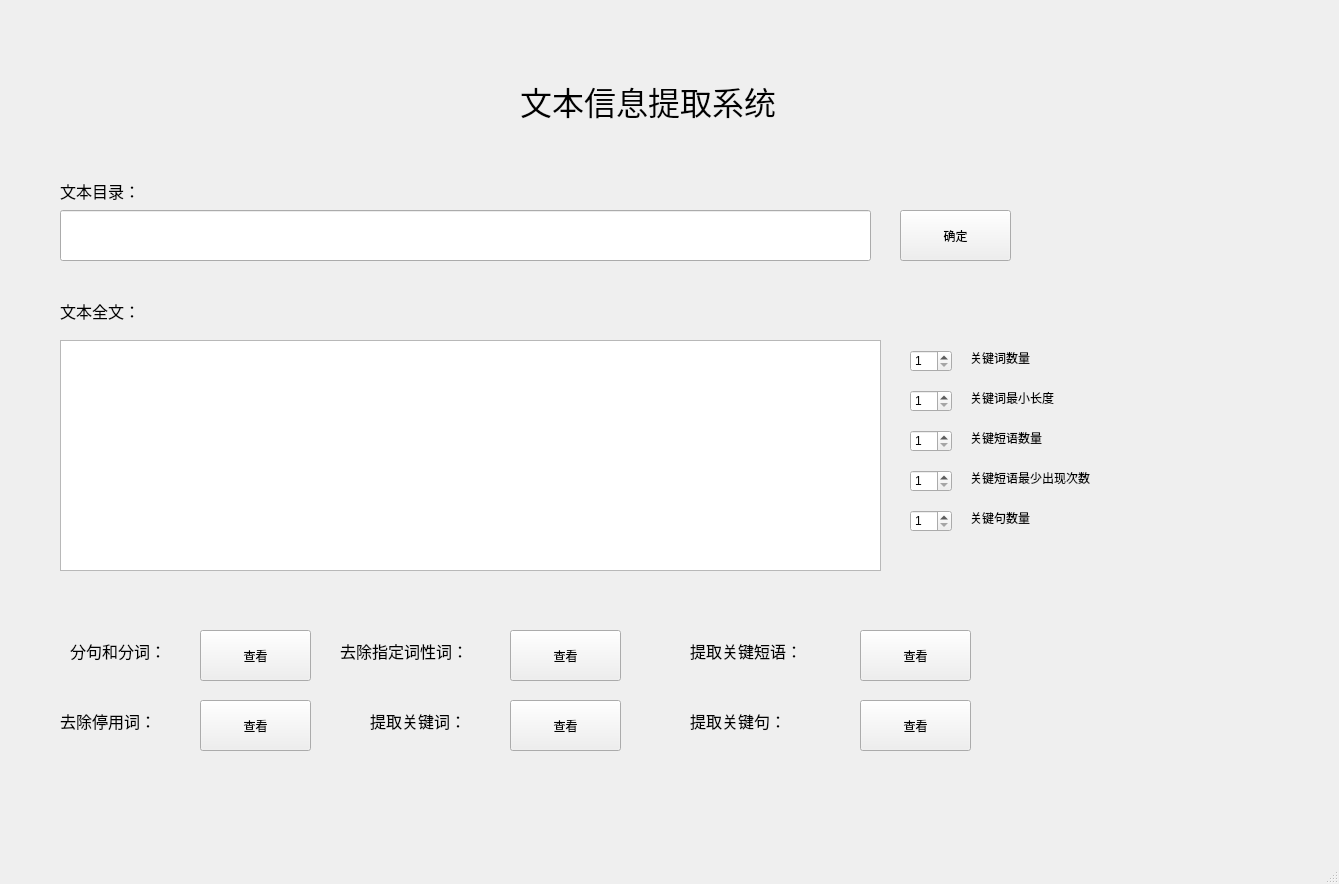
<?xml version="1.0" encoding="UTF-8"?>
<ui version="4.0">
 <class>MainWindow</class>
 <widget class="QMainWindow" name="MainWindow">
  <property name="geometry">
   <rect>
    <x>0</x>
    <y>0</y>
    <width>1339</width>
    <height>884</height>
   </rect>
  </property>
  <property name="windowTitle">
   <string>MainWindow</string>
  </property>
  <widget class="QWidget" name="centralwidget">
   <widget class="QLabel" name="label">
    <property name="geometry">
     <rect>
      <x>520</x>
      <y>60</y>
      <width>331</width>
      <height>81</height>
     </rect>
    </property>
    <property name="font">
     <font>
      <family>楷体</family>
      <pointsize>24</pointsize>
     </font>
    </property>
    <property name="text">
     <string>文本信息提取系统</string>
    </property>
   </widget>
   <widget class="QLineEdit" name="lineEdit">
    <property name="geometry">
     <rect>
      <x>60</x>
      <y>210</y>
      <width>811</width>
      <height>51</height>
     </rect>
    </property>
    <property name="font">
     <font>
      <family>宋体</family>
      <pointsize>12</pointsize>
     </font>
    </property>
   </widget>
   <widget class="QLabel" name="label_2">
    <property name="geometry">
     <rect>
      <x>60</x>
      <y>180</y>
      <width>181</width>
      <height>21</height>
     </rect>
    </property>
    <property name="font">
     <font>
      <family>宋体</family>
      <pointsize>12</pointsize>
     </font>
    </property>
    <property name="text">
     <string>文本目录：</string>
    </property>
   </widget>
   <widget class="QPushButton" name="pushButton">
    <property name="geometry">
     <rect>
      <x>900</x>
      <y>210</y>
      <width>111</width>
      <height>51</height>
     </rect>
    </property>
    <property name="text">
     <string>确定</string>
    </property>
   </widget>
   <widget class="QLabel" name="label_3">
    <property name="geometry">
     <rect>
      <x>60</x>
      <y>300</y>
      <width>181</width>
      <height>21</height>
     </rect>
    </property>
    <property name="font">
     <font>
      <family>宋体</family>
      <pointsize>12</pointsize>
     </font>
    </property>
    <property name="text">
     <string>文本全文：</string>
    </property>
   </widget>
   <widget class="QTextBrowser" name="textBrowser">
    <property name="geometry">
     <rect>
      <x>60</x>
      <y>340</y>
      <width>821</width>
      <height>231</height>
     </rect>
    </property>
    <property name="font">
     <font>
      <family>宋体</family>
      <pointsize>12</pointsize>
     </font>
    </property>
   </widget>
   <widget class="QPushButton" name="pushButton_2">
    <property name="geometry">
     <rect>
      <x>200</x>
      <y>630</y>
      <width>111</width>
      <height>51</height>
     </rect>
    </property>
    <property name="text">
     <string>查看</string>
    </property>
   </widget>
   <widget class="QLabel" name="label_4">
    <property name="geometry">
     <rect>
      <x>70</x>
      <y>640</y>
      <width>181</width>
      <height>21</height>
     </rect>
    </property>
    <property name="font">
     <font>
      <family>宋体</family>
      <pointsize>12</pointsize>
     </font>
    </property>
    <property name="text">
     <string>分句和分词：</string>
    </property>
   </widget>
   <widget class="QLabel" name="label_5">
    <property name="geometry">
     <rect>
      <x>60</x>
      <y>710</y>
      <width>181</width>
      <height>21</height>
     </rect>
    </property>
    <property name="font">
     <font>
      <family>宋体</family>
      <pointsize>12</pointsize>
     </font>
    </property>
    <property name="text">
     <string>去除停用词：</string>
    </property>
   </widget>
   <widget class="QPushButton" name="pushButton_3">
    <property name="geometry">
     <rect>
      <x>200</x>
      <y>700</y>
      <width>111</width>
      <height>51</height>
     </rect>
    </property>
    <property name="text">
     <string>查看</string>
    </property>
   </widget>
   <widget class="QPushButton" name="pushButton_4">
    <property name="geometry">
     <rect>
      <x>510</x>
      <y>630</y>
      <width>111</width>
      <height>51</height>
     </rect>
    </property>
    <property name="text">
     <string>查看</string>
    </property>
   </widget>
   <widget class="QLabel" name="label_6">
    <property name="geometry">
     <rect>
      <x>340</x>
      <y>640</y>
      <width>181</width>
      <height>21</height>
     </rect>
    </property>
    <property name="font">
     <font>
      <family>宋体</family>
      <pointsize>12</pointsize>
     </font>
    </property>
    <property name="text">
     <string>去除指定词性词：</string>
    </property>
   </widget>
   <widget class="QPushButton" name="pushButton_5">
    <property name="geometry">
     <rect>
      <x>510</x>
      <y>700</y>
      <width>111</width>
      <height>51</height>
     </rect>
    </property>
    <property name="text">
     <string>查看</string>
    </property>
   </widget>
   <widget class="QLabel" name="label_7">
    <property name="geometry">
     <rect>
      <x>370</x>
      <y>710</y>
      <width>181</width>
      <height>21</height>
     </rect>
    </property>
    <property name="font">
     <font>
      <family>宋体</family>
      <pointsize>12</pointsize>
     </font>
    </property>
    <property name="text">
     <string>提取关键词：</string>
    </property>
   </widget>
   <widget class="QPushButton" name="pushButton_6">
    <property name="geometry">
     <rect>
      <x>860</x>
      <y>630</y>
      <width>111</width>
      <height>51</height>
     </rect>
    </property>
    <property name="text">
     <string>查看</string>
    </property>
   </widget>
   <widget class="QPushButton" name="pushButton_7">
    <property name="geometry">
     <rect>
      <x>860</x>
      <y>700</y>
      <width>111</width>
      <height>51</height>
     </rect>
    </property>
    <property name="text">
     <string>查看</string>
    </property>
   </widget>
   <widget class="QLabel" name="label_8">
    <property name="geometry">
     <rect>
      <x>690</x>
      <y>640</y>
      <width>181</width>
      <height>21</height>
     </rect>
    </property>
    <property name="font">
     <font>
      <family>宋体</family>
      <pointsize>12</pointsize>
     </font>
    </property>
    <property name="text">
     <string>提取关键短语：</string>
    </property>
   </widget>
   <widget class="QLabel" name="label_9">
    <property name="geometry">
     <rect>
      <x>690</x>
      <y>710</y>
      <width>181</width>
      <height>21</height>
     </rect>
    </property>
    <property name="font">
     <font>
      <family>宋体</family>
      <pointsize>12</pointsize>
     </font>
    </property>
    <property name="text">
     <string>提取关键句：</string>
    </property>
   </widget>
   <widget class="QSpinBox" name="spinBox">
    <property name="geometry">
     <rect>
      <x>910</x>
      <y>350</y>
      <width>42</width>
      <height>22</height>
     </rect>
    </property>
    <property name="minimum">
     <number>1</number>
    </property>
    <property name="maximum">
     <number>10</number>
    </property>
   </widget>
   <widget class="QLabel" name="label_10">
    <property name="geometry">
     <rect>
      <x>970</x>
      <y>350</y>
      <width>72</width>
      <height>15</height>
     </rect>
    </property>
    <property name="font">
     <font>
      <family>宋体</family>
     </font>
    </property>
    <property name="text">
     <string>关键词数量</string>
    </property>
   </widget>
   <widget class="QLabel" name="label_11">
    <property name="geometry">
     <rect>
      <x>970</x>
      <y>390</y>
      <width>121</width>
      <height>16</height>
     </rect>
    </property>
    <property name="font">
     <font>
      <family>宋体</family>
     </font>
    </property>
    <property name="text">
     <string>关键词最小长度</string>
    </property>
   </widget>
   <widget class="QLabel" name="label_12">
    <property name="geometry">
     <rect>
      <x>970</x>
      <y>430</y>
      <width>121</width>
      <height>16</height>
     </rect>
    </property>
    <property name="font">
     <font>
      <family>宋体</family>
     </font>
    </property>
    <property name="text">
     <string>关键短语数量</string>
    </property>
   </widget>
   <widget class="QSpinBox" name="spinBox_2">
    <property name="geometry">
     <rect>
      <x>910</x>
      <y>390</y>
      <width>42</width>
      <height>22</height>
     </rect>
    </property>
    <property name="minimum">
     <number>1</number>
    </property>
    <property name="maximum">
     <number>2</number>
    </property>
   </widget>
   <widget class="QLabel" name="label_13">
    <property name="geometry">
     <rect>
      <x>970</x>
      <y>470</y>
      <width>161</width>
      <height>16</height>
     </rect>
    </property>
    <property name="font">
     <font>
      <family>宋体</family>
     </font>
    </property>
    <property name="text">
     <string>关键短语最少出现次数</string>
    </property>
   </widget>
   <widget class="QSpinBox" name="spinBox_3">
    <property name="geometry">
     <rect>
      <x>910</x>
      <y>430</y>
      <width>42</width>
      <height>22</height>
     </rect>
    </property>
    <property name="minimum">
     <number>1</number>
    </property>
    <property name="maximum">
     <number>5</number>
    </property>
   </widget>
   <widget class="QSpinBox" name="spinBox_4">
    <property name="geometry">
     <rect>
      <x>910</x>
      <y>470</y>
      <width>42</width>
      <height>22</height>
     </rect>
    </property>
    <property name="minimum">
     <number>1</number>
    </property>
    <property name="maximum">
     <number>2</number>
    </property>
   </widget>
   <widget class="QLabel" name="label_14">
    <property name="geometry">
     <rect>
      <x>970</x>
      <y>510</y>
      <width>121</width>
      <height>16</height>
     </rect>
    </property>
    <property name="font">
     <font>
      <family>宋体</family>
     </font>
    </property>
    <property name="text">
     <string>关键句数量</string>
    </property>
   </widget>
   <widget class="QSpinBox" name="spinBox_5">
    <property name="geometry">
     <rect>
      <x>910</x>
      <y>510</y>
      <width>42</width>
      <height>22</height>
     </rect>
    </property>
    <property name="minimum">
     <number>1</number>
    </property>
    <property name="maximum">
     <number>5</number>
    </property>
   </widget>
  </widget>
  <widget class="QMenuBar" name="menubar">
   <property name="geometry">
    <rect>
     <x>0</x>
     <y>0</y>
     <width>1339</width>
     <height>26</height>
    </rect>
   </property>
  </widget>
  <widget class="QStatusBar" name="statusbar"/>
 </widget>
 <resources/>
 <connections/>
</ui>
